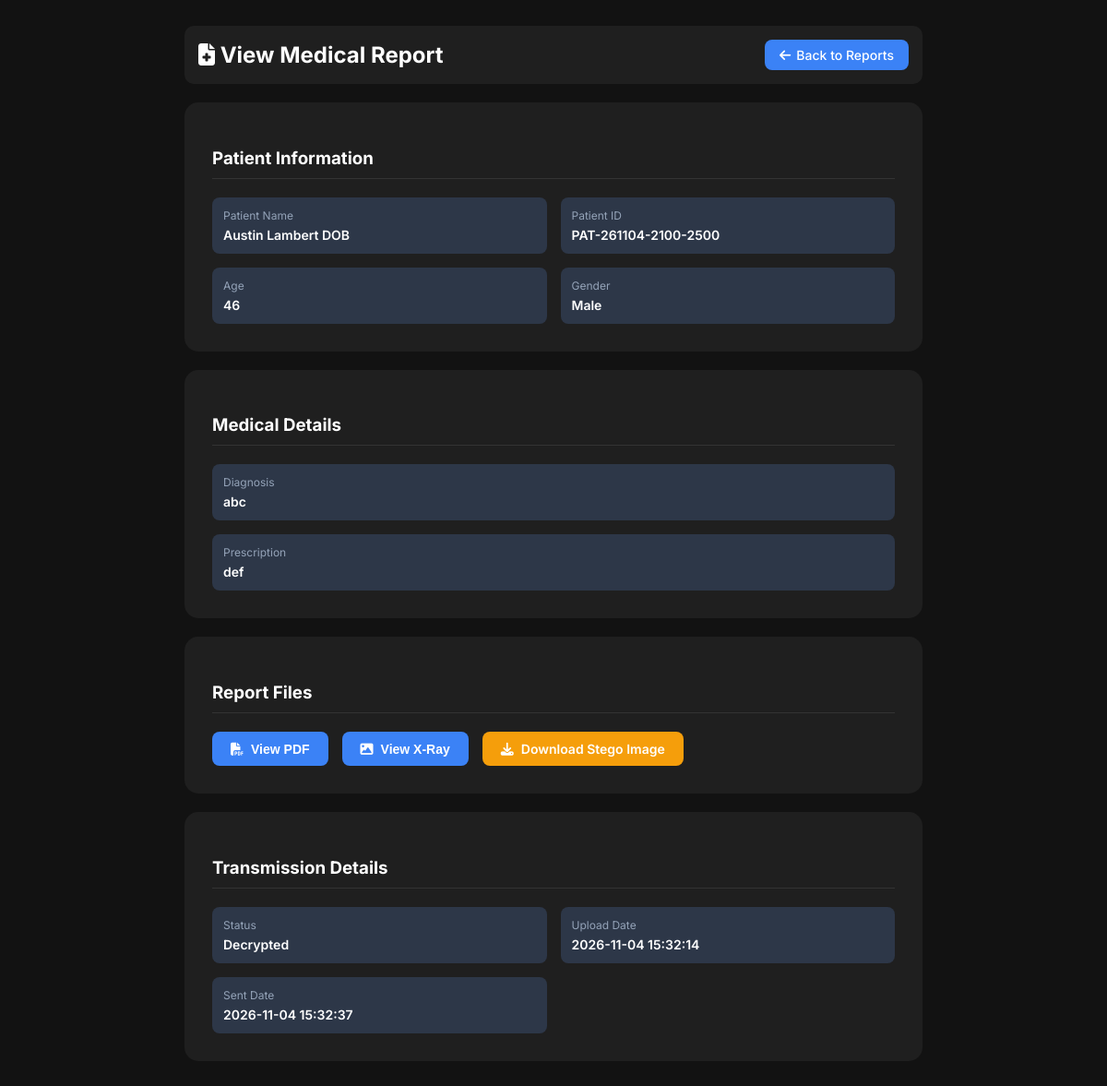
The app's page /admin_view_report/56 with its own data.
### tables this page shows
CREATE TABLE reports (
        report_id INTEGER PRIMARY KEY AUTOINCREMENT,

        sender_id INTEGER,
        receiver_id INTEGER,

        patient_number TEXT UNIQUE,
        patient_name TEXT,
        age INTEGER,
        gender TEXT,

        diagnosis TEXT,
        prescription TEXT,

        report_file TEXT,
        xray_image TEXT,

        encrypted_file TEXT,
        stego_image TEXT,
        sha256_hash TEXT,

        status TEXT DEFAULT 'Uploaded',

        upload_date TEXT,
        sent_date TEXT, encrypted_aes_key TEXT, decrypted_metadata TEXT, ai_summary TEXT,

        FOREIGN KEY(sender_id) REFERENCES doctors(doctor_id),
        FOREIGN KEY(receiver_id) REFERENCES doctors(doctor_id)
    );

### app.py (the view)
@app.route("/admin_view_report/<int:report_id>")
def admin_view_report(report_id):
    conn = get_db_connection()
    report = conn.execute(
        """
        SELECT r.*,
            d1.doctor_name AS sender_name,
            d2.doctor_name AS receiver_name,
            h1.hospital_name AS from_hospital,
            h2.hospital_name AS to_hospital
        FROM reports r
        LEFT JOIN doctors d1 ON r.sender_id = d1.doctor_id
        LEFT JOIN doctors d2 ON r.receiver_id = d2.doctor_id
        LEFT JOIN hospitals h1 ON d1.hospital_id = h1.hospital_id
        LEFT JOIN hospitals h2 ON d2.hospital_id = h2.hospital_id
        WHERE r.report_id = ?
        """,
        (report_id,)
    ).fetchone()
    conn.close()
    if not report:
        flash("Report not found!", "error")
        return redirect(url_for("reports"))
    return render_template(
        "view_report.html",
        report=report,
        doctor_id=report["sender_id"],
        admin_view=True
    )

### app.py (called while the page is built)
def get_db_connection():
    conn = sqlite3.connect(DATABASE_PATH, timeout=30)
    conn.row_factory = sqlite3.Row
    conn.execute("PRAGMA busy_timeout = 30000")
    return conn

### templates/view_report.html (shortened to what this page needs)
<!DOCTYPE html>
<html lang="en">
<head>
    <link rel="stylesheet" href="https://cdnjs.cloudflare.com/ajax/libs/font-awesome/6.5.2/css/all.min.css">
</head>
<body>
<div class="container">
    <div class="top-bar">
        <h2><i class="fa-solid fa-file-medical"></i> View Medical Report</h2>
        {% if admin_view %}
            <a href="{{ url_for('reports') }}" class="back-btn">
                <i class="fa-solid fa-arrow-left"></i> Back to Reports
            </a>
        {% elif request.referrer and 'sent_reports' in request.referrer %}
            <a href="{{ url_for('sent_reports', doctor_id=doctor_id) }}" class="back-btn">
                <i class="fa-solid fa-arrow-left"></i> Back to Sent Reports
            </a>
        {% else %}
            <a href="{{ url_for('view_my_reports', doctor_id=doctor_id) }}" class="back-btn">
                <i class="fa-solid fa-arrow-left"></i> Back to My Reports
            </a>
        {% endif %}
    </div>
    <div class="card">
        <h3>Patient Information</h3>
        <div class="info-grid">
            <div class="info-item">
                <label>Patient Name</label>
                <p>{{ report['patient_name'] or 'N/A' }}</p>
            </div>
            <div class="info-item">
                <label>Patient ID</label>
                <p>{{ report['patient_number'] or 'N/A' }}</p>
            </div>
            <div class="info-item">
                <label>Age</label>
                <p>{{ report['age'] or 'N/A' }}</p>
            </div>
            <div class="info-item">
                <label>Gender</label>
                <p>{{ report['gender'] or 'N/A' }}</p>
            </div>
        </div>
    </div>
    <div class="card">
        <h3>Medical Details</h3>
        <div class="info-grid">
            <div class="info-item" style="grid-column: 1 / -1;">
                <label>Diagnosis</label>
                <p>{{ report['diagnosis'] or 'N/A' }}</p>
            </div>
            <div class="info-item" style="grid-column: 1 / -1;">
                <label>Prescription</label>
                <p>{{ report['prescription'] or 'N/A' }}</p>
            </div>
        </div>
    </div>
    <div class="card">
        <h3>Report Files</h3>
        <div class="file-links">
            {% if report['report_file'] %}
                <button onclick="togglePDF()" class="file-link" id="pdfToggleBtn">
                    <i class="fa-solid fa-file-pdf"></i> View PDF
                </button>
            {% endif %}
            {% if report['xray_image'] %}
                <button onclick="toggleXRay()" class="file-link" id="xrayToggleBtn">
                    <i class="fa-solid fa-image"></i> View X-Ray
                </button>
            {% endif %}
            {% if report['stego_image'] %}
                <a href="{{ url_for('static', filename='uploads/' + report['stego_image']) }}" download="stego_image.png" class="file-link stego">
                    <i class="fa-solid fa-download"></i> Download Stego Image
                </a>
            {% endif %}
        </div>
    </div>
    <div class="card">
        <h3>Transmission Details</h3>
        <div class="info-grid">
            <div class="info-item">
                <label>Status</label>
                <p>{{ report['status'] or 'N/A' }}</p>
            </div>
            <div class="info-item">
                <label>Upload Date</label>
                <p>{{ report['upload_date'] or 'N/A' }}</p>
            </div>
            <div class="info-item">
                <label>Sent Date</label>
                <p>{{ report['sent_date'] or 'N/A' }}</p>
            </div>
        </div>
    </div>
</div>
</body>
</html>

### templates/view_report.html (style rules this page uses)
body { background: #121212; color: #e5e7eb; font-family: 'Inter', sans-serif; padding: 20px; }
.container { max-width: 800px; margin: auto; }
.top-bar { display: flex; justify-content: space-between; align-items: center; background: #1f1f1f; padding: 15px; border-radius: 10px; margin-bottom: 20px; }
.top-bar h2 { color: #fff; margin: 0; }
.back-btn { color: white; background: #3b82f6; padding: 8px 16px; border-radius: 8px; text-decoration: none; font-weight: 500; transition: 0.3s; display: inline-flex; align-items: center; gap: 6px; font-size: 14px; }
.card { background: #1f1f1f; border-radius: 15px; padding: 30px; margin-bottom: 20px; }
.card h3 { color: #fff; margin-bottom: 20px; border-bottom: 1px solid #333; padding-bottom: 10px; }
.info-grid { display: grid; grid-template-columns: 1fr 1fr; gap: 15px; }
.info-item { background: #2d3748; padding: 12px; border-radius: 8px; }
.info-item label { color: #94a3b8; font-size: 12px; display: block; margin-bottom: 5px; }
.info-item p { color: #fff; font-size: 14px; font-weight: 600; margin: 0; }
.file-links { display: flex; gap: 15px; margin-top: 20px; flex-wrap: wrap; }
.file-link { background: #3b82f6; color: white; padding: 10px 20px; border-radius: 8px; text-decoration: none; font-weight: 600; font-size: 14px; display: inline-flex; align-items: center; gap: 8px; cursor: pointer; border: none; }
.file-link.stego { background: #f59e0b; }

### records on screen
reports: patient_name "Austin Lambert DOB", patient_number "PAT-261104-2100-2500", age "46", gender "Male", diagnosis "abc", prescription "def", status "Decrypted", upload_date "2026-11-04 15:32:14", sent_date "2026-11-04 15:32:37"
